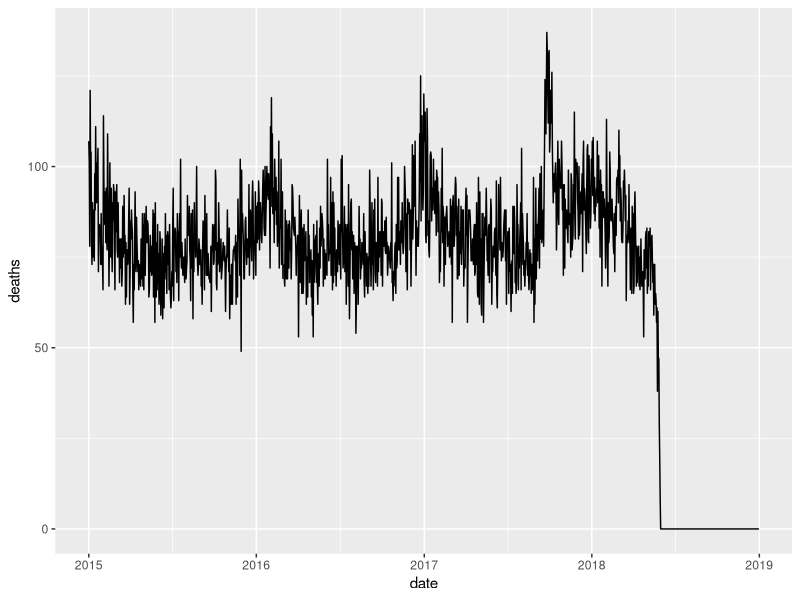
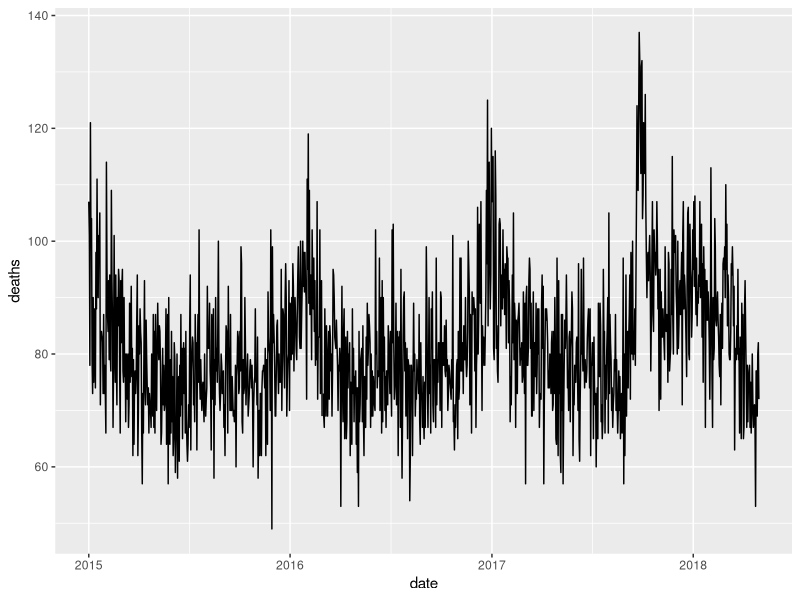

These figures' R source, in order:
########### Exercise #########################
library(tidyverse)
library(purrr)
install.packages("pdftools", dependencies = T)
library(pdftools)
fn <- system.file("extdata", "RD-Mortality-Report_2015-18-180531.pdf", package="dslabs")
tab <- map_df(str_split(pdf_text(fn), "\n"), function(s){
  s <- str_trim(s)
  header_index <- str_which(s, "2015")[1]
  tmp <- str_split(s[header_index], "\\s+", simplify = TRUE)
  month <- tmp[1]
  header <- tmp[-1]
  tail_index  <- str_which(s, "Total")
  n <- str_count(s, "\\d+")
  out <- c(1:header_index, which(n==1), which(n>=28), tail_index:length(s))
  s[-out] %>%
    str_remove_all("[^\\d\\s]") %>%
    str_trim() %>%
    str_split_fixed("\\s+", n = 6) %>%
    .[,1:5] %>%
    as_data_frame() %>% 
    setNames(c("day", header)) %>%
    mutate(month = month,
           day = as.numeric(day)) %>%
    gather(year, deaths, -c(day, month)) %>%
    mutate(deaths = as.numeric(deaths))
})


#1. Haz un gráfico del número de muertes por fecha. Hint: convierte la variable meses de caracteres a números usando `recode` para redefinir la variable `tab`.
month.numeric = recode(tab$month, JAN='1', FEB='2', MAR='3', APR='4', MAY='5', JUN='6', JUL='7', AGO='8', SEP='9', OCT='10', NOV='11',DEC='12')

tab <- mutate(tab, date=make_date(year, month.numeric, day))

tab %>% ggplot(aes(date, deaths)) +
  geom_line()

#2. Crea una nueva columna "date" con la fecha de cada entrada. Hint: use the `make_date` function.
#hecho arriba
#3. Deaths vs date.
#hecho arriba
#4. Probablemente las observaciones después de mayo de 2018 no se tomaron. Rehaz el plot sin esas observaciones
tab %>% filter(date<'2018-05-01') %>% 
  ggplot(aes(date, deaths)) +
  geom_line()
1
